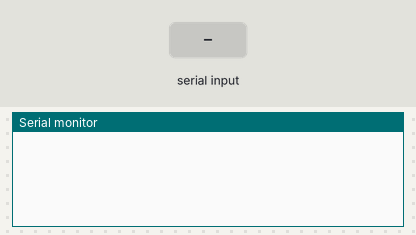
Bench run of a sketch on a simulated Arduino Uno, built with avr-gcc and run on an emulated ATmega328P. Parts: the last lines printed to the serial monitor. Inputs (shaded band) come from the test bench.

Above: at 1.2 s.
1.3 s: "S" received over the second serial link
At 2.4 s:
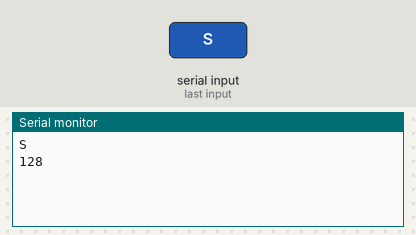
2.8 s: "1" received over the second serial link
At 3.5 s:
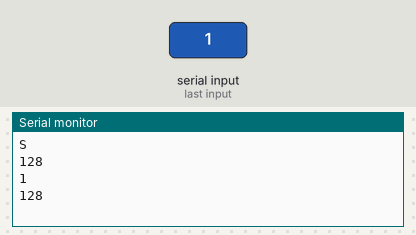

The sketch:

ArduinoUnoCode.ino
```cpp
/////////////////////////////////
// FILE INCLUSION
////////////////////////////////

#include <SoftwareSerial.h>

/////////////////////////////////
// DEFINES
////////////////////////////////

#define C_BLUETOOTH_TX    2      // TX-O pin of bluetooth mate, Arduino D2
#define C_BLUETOOTH_RX    3      // RX-I pin of bluetooth mate, Arduino D3
#define C_BAUDRATE        9600   // Communication baudrate
#define E_INVALID_CMD     0xff
#define C_SENSOR_PIN      A0

/////////////////////////////////
// TYPES
////////////////////////////////

typedef enum {
  E_READ_MOISTURE_SENSOR_CMD = 0x12
} t_bluetoothCommand;

/////////////////////////////////
// GLOBAL VARIABLES
////////////////////////////////

SoftwareSerial g_bluetooth(C_BLUETOOTH_TX, C_BLUETOOTH_RX);
char g_cmdId;

int g_previousSoilMoisture;
int g_currentSoilMoisture;

volatile int g_outputValue;
/////////////////////////////////
// FUNCTIONS
////////////////////////////////

int readMoistureSensor(void) {
  int l_sensorValue = analogRead(C_SENSOR_PIN);  // Read the analog value from sensor
  g_outputValue = map(l_sensorValue, 0, 1023, 255, 0); // map the 10-bit data to 8-bit data
//  analogWrite(C_LED_PIN, l_outputValue); // generate PWM signal
}


void setup() {

  // Confiure baudrate for both serial monitor and bluetooth-arduino
  Serial.begin(C_BAUDRATE);  // Begin the serial monitor at 9600bps
  g_bluetooth.begin(C_BAUDRATE);  // Start bluetooth serial at 9600

  // Set current and previous soil moisture to 0
  g_currentSoilMoisture = 0;
  g_previousSoilMoisture = 0;
}

void loop()
{
//  if(bluetooth.available())  // If the bluetooth sent any characters
//  {
//    // Send any characters the bluetooth prints to the serial monitor
//    Serial.print((char)bluetooth.read());
//  }
//  if(Serial.available())  // If stuff was typed in the serial monitor
//  {
//    // Send any characters the Serial monitor prints to the bluetooth
//    bluetooth.print((char)Serial.read());
//  }
  // and loop forever and ever!

  // Check if connection is available
  if (g_bluetooth.available()) {

    // Read
    g_cmdId = (char) g_bluetooth.read();
    Serial.println(g_cmdId);
    switch (g_cmdId) {

      case 'S':
        // TODO: read data from moisture sensor
        readMoistureSensor();
        g_previousSoilMoisture = g_outputValue;
        Serial.println(g_outputValue);
        g_bluetooth.print(g_outputValue, DEC);
        break;

      default:
        // TODO: report g_previousSoilMoisture
        Serial.println(g_previousSoilMoisture);
        g_bluetooth.print(g_previousSoilMoisture, DEC);
        break;
    }
  }
}
```

Measured:
- after the input at 1.3 s, the serial monitor: prints a new line at once (image 1)
- after the input at 2.8 s, the serial monitor: prints a new line at once (image 2)
